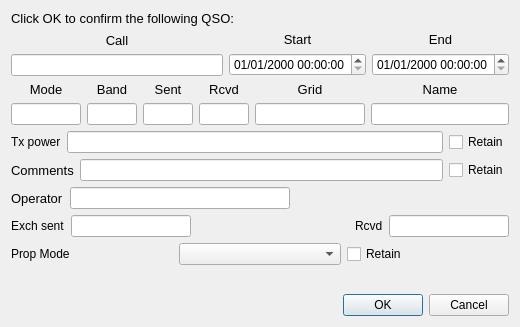
<?xml version="1.0" encoding="UTF-8"?>
<ui version="4.0">
 <class>LogQSO</class>
 <widget class="QDialog" name="LogQSO">
  <property name="geometry">
   <rect>
    <x>0</x>
    <y>0</y>
    <width>520</width>
    <height>327</height>
   </rect>
  </property>
  <property name="sizePolicy">
   <sizepolicy hsizetype="Preferred" vsizetype="Preferred">
    <horstretch>0</horstretch>
    <verstretch>0</verstretch>
   </sizepolicy>
  </property>
  <layout class="QVBoxLayout" name="verticalLayout_5">
   <item>
    <widget class="QLabel" name="label">
     <property name="font">
      <font>
       <pointsize>10</pointsize>
      </font>
     </property>
     <property name="text">
      <string>Click OK to confirm the following QSO:</string>
     </property>
    </widget>
   </item>
   <item>
    <layout class="QHBoxLayout" name="horizontalLayout_2">
     <item>
      <layout class="QVBoxLayout" name="verticalLayout">
       <item>
        <widget class="QLabel" name="lab1">
         <property name="font">
          <font>
           <pointsize>10</pointsize>
          </font>
         </property>
         <property name="text">
          <string>Call</string>
         </property>
         <property name="alignment">
          <set>Qt::AlignCenter</set>
         </property>
         <property name="buddy">
          <cstring>call</cstring>
         </property>
        </widget>
       </item>
       <item>
        <widget class="QLineEdit" name="call"/>
       </item>
      </layout>
     </item>
     <item>
      <layout class="QVBoxLayout" name="verticalLayout_2">
       <item>
        <widget class="QLabel" name="lab2">
         <property name="font">
          <font>
           <pointsize>10</pointsize>
          </font>
         </property>
         <property name="text">
          <string>Start</string>
         </property>
         <property name="alignment">
          <set>Qt::AlignCenter</set>
         </property>
         <property name="buddy">
          <cstring>start_date_time</cstring>
         </property>
        </widget>
       </item>
       <item>
        <widget class="QDateTimeEdit" name="start_date_time">
         <property name="sizePolicy">
          <sizepolicy hsizetype="Maximum" vsizetype="Fixed">
           <horstretch>0</horstretch>
           <verstretch>0</verstretch>
          </sizepolicy>
         </property>
         <property name="displayFormat">
          <string>dd/MM/yyyy HH:mm:ss</string>
         </property>
         <property name="timeSpec">
          <enum>Qt::UTC</enum>
         </property>
        </widget>
       </item>
      </layout>
     </item>
     <item>
      <layout class="QVBoxLayout" name="verticalLayout_3">
       <item>
        <widget class="QLabel" name="lab2_3">
         <property name="font">
          <font>
           <pointsize>10</pointsize>
          </font>
         </property>
         <property name="text">
          <string>End</string>
         </property>
         <property name="alignment">
          <set>Qt::AlignCenter</set>
         </property>
         <property name="buddy">
          <cstring>end_date_time</cstring>
         </property>
        </widget>
       </item>
       <item>
        <widget class="QDateTimeEdit" name="end_date_time">
         <property name="sizePolicy">
          <sizepolicy hsizetype="Maximum" vsizetype="Fixed">
           <horstretch>0</horstretch>
           <verstretch>0</verstretch>
          </sizepolicy>
         </property>
         <property name="displayFormat">
          <string>dd/MM/yyyy HH:mm:ss</string>
         </property>
         <property name="timeSpec">
          <enum>Qt::UTC</enum>
         </property>
        </widget>
       </item>
      </layout>
     </item>
    </layout>
   </item>
   <item>
    <layout class="QHBoxLayout" name="horizontalLayout_4">
     <item>
      <layout class="QVBoxLayout" name="verticalLayout_4">
       <item>
        <widget class="QLabel" name="lab4">
         <property name="font">
          <font>
           <pointsize>10</pointsize>
          </font>
         </property>
         <property name="text">
          <string>Mode</string>
         </property>
         <property name="alignment">
          <set>Qt::AlignCenter</set>
         </property>
         <property name="buddy">
          <cstring>mode</cstring>
         </property>
        </widget>
       </item>
       <item>
        <widget class="QLineEdit" name="mode">
         <property name="maximumSize">
          <size>
           <width>70</width>
           <height>16777215</height>
          </size>
         </property>
        </widget>
       </item>
      </layout>
     </item>
     <item>
      <layout class="QVBoxLayout" name="verticalLayout_6">
       <item>
        <widget class="QLabel" name="lab5">
         <property name="font">
          <font>
           <pointsize>10</pointsize>
          </font>
         </property>
         <property name="text">
          <string>Band</string>
         </property>
         <property name="alignment">
          <set>Qt::AlignCenter</set>
         </property>
         <property name="buddy">
          <cstring>band</cstring>
         </property>
        </widget>
       </item>
       <item>
        <widget class="QLineEdit" name="band">
         <property name="maximumSize">
          <size>
           <width>50</width>
           <height>16777215</height>
          </size>
         </property>
        </widget>
       </item>
      </layout>
     </item>
     <item>
      <layout class="QVBoxLayout" name="verticalLayout_7">
       <item>
        <widget class="QLabel" name="lab6">
         <property name="font">
          <font>
           <pointsize>10</pointsize>
          </font>
         </property>
         <property name="text">
          <string>Sent</string>
         </property>
         <property name="alignment">
          <set>Qt::AlignCenter</set>
         </property>
         <property name="buddy">
          <cstring>sent</cstring>
         </property>
        </widget>
       </item>
       <item>
        <widget class="QLineEdit" name="sent">
         <property name="maximumSize">
          <size>
           <width>50</width>
           <height>16777215</height>
          </size>
         </property>
        </widget>
       </item>
      </layout>
     </item>
     <item>
      <layout class="QVBoxLayout" name="verticalLayout_8">
       <item>
        <widget class="QLabel" name="lab7">
         <property name="font">
          <font>
           <pointsize>10</pointsize>
          </font>
         </property>
         <property name="text">
          <string>Rcvd</string>
         </property>
         <property name="alignment">
          <set>Qt::AlignCenter</set>
         </property>
         <property name="buddy">
          <cstring>rcvd</cstring>
         </property>
        </widget>
       </item>
       <item>
        <widget class="QLineEdit" name="rcvd">
         <property name="maximumSize">
          <size>
           <width>50</width>
           <height>16777215</height>
          </size>
         </property>
        </widget>
       </item>
      </layout>
     </item>
     <item>
      <layout class="QVBoxLayout" name="verticalLayout_9">
       <item>
        <widget class="QLabel" name="lab8">
         <property name="font">
          <font>
           <pointsize>10</pointsize>
          </font>
         </property>
         <property name="text">
          <string>Grid</string>
         </property>
         <property name="alignment">
          <set>Qt::AlignCenter</set>
         </property>
         <property name="buddy">
          <cstring>grid</cstring>
         </property>
        </widget>
       </item>
       <item>
        <widget class="QLineEdit" name="grid">
         <property name="minimumSize">
          <size>
           <width>110</width>
           <height>0</height>
          </size>
         </property>
         <property name="maximumSize">
          <size>
           <width>110</width>
           <height>16777215</height>
          </size>
         </property>
         <property name="text">
          <string/>
         </property>
        </widget>
       </item>
      </layout>
     </item>
     <item>
      <layout class="QVBoxLayout" name="verticalLayout_10">
       <item>
        <widget class="QLabel" name="lab9">
         <property name="enabled">
          <bool>true</bool>
         </property>
         <property name="font">
          <font>
           <pointsize>10</pointsize>
          </font>
         </property>
         <property name="text">
          <string>Name</string>
         </property>
         <property name="alignment">
          <set>Qt::AlignCenter</set>
         </property>
         <property name="buddy">
          <cstring>name</cstring>
         </property>
        </widget>
       </item>
       <item>
        <widget class="QLineEdit" name="name">
         <property name="enabled">
          <bool>true</bool>
         </property>
        </widget>
       </item>
      </layout>
     </item>
    </layout>
   </item>
   <item>
    <layout class="QHBoxLayout" name="horizontalLayout_6">
     <item>
      <widget class="QLabel" name="label_2">
       <property name="text">
        <string>Tx power</string>
       </property>
       <property name="buddy">
        <cstring>txPower</cstring>
       </property>
      </widget>
     </item>
     <item>
      <widget class="QLineEdit" name="txPower"/>
     </item>
     <item>
      <widget class="QCheckBox" name="cbTxPower">
       <property name="text">
        <string>Retain</string>
       </property>
      </widget>
     </item>
    </layout>
   </item>
   <item>
    <layout class="QHBoxLayout" name="horizontalLayout">
     <item>
      <widget class="QLabel" name="lab10">
       <property name="enabled">
        <bool>true</bool>
       </property>
       <property name="font">
        <font>
         <pointsize>10</pointsize>
        </font>
       </property>
       <property name="text">
        <string>Comments</string>
       </property>
       <property name="buddy">
        <cstring>comments</cstring>
       </property>
      </widget>
     </item>
     <item>
      <widget class="QLineEdit" name="comments">
       <property name="enabled">
        <bool>true</bool>
       </property>
      </widget>
     </item>
     <item>
      <widget class="QCheckBox" name="cbComments">
       <property name="text">
        <string>Retain</string>
       </property>
      </widget>
     </item>
    </layout>
   </item>
   <item>
    <layout class="QHBoxLayout" name="horizontalLayout_5">
     <item>
      <widget class="QLabel" name="operatorLabel">
       <property name="font">
        <font>
         <pointsize>10</pointsize>
        </font>
       </property>
       <property name="text">
        <string>Operator</string>
       </property>
       <property name="buddy">
        <cstring>loggedOperator</cstring>
       </property>
      </widget>
     </item>
     <item>
      <widget class="QLineEdit" name="loggedOperator">
       <property name="maximumSize">
        <size>
         <width>300</width>
         <height>16777215</height>
        </size>
       </property>
      </widget>
     </item>
     <item>
      <spacer name="horizontalSpacer">
       <property name="orientation">
        <enum>Qt::Horizontal</enum>
       </property>
       <property name="sizeHint" stdset="0">
        <size>
         <width>40</width>
         <height>20</height>
        </size>
       </property>
      </spacer>
     </item>
    </layout>
   </item>
   <item>
    <layout class="QHBoxLayout" name="horizontalLayout_3">
     <item>
      <widget class="QLabel" name="label_3">
       <property name="text">
        <string>Exch sent</string>
       </property>
       <property name="buddy">
        <cstring>exchSent</cstring>
       </property>
      </widget>
     </item>
     <item>
      <widget class="QLineEdit" name="exchSent">
       <property name="maximumSize">
        <size>
         <width>120</width>
         <height>16777215</height>
        </size>
       </property>
      </widget>
     </item>
     <item>
      <spacer name="horizontalSpacer_2">
       <property name="orientation">
        <enum>Qt::Horizontal</enum>
       </property>
       <property name="sizeHint" stdset="0">
        <size>
         <width>40</width>
         <height>20</height>
        </size>
       </property>
      </spacer>
     </item>
     <item>
      <widget class="QLabel" name="label_4">
       <property name="text">
        <string>Rcvd</string>
       </property>
       <property name="buddy">
        <cstring>exchRcvd</cstring>
       </property>
      </widget>
     </item>
     <item>
      <widget class="QLineEdit" name="exchRcvd">
       <property name="maximumSize">
        <size>
         <width>120</width>
         <height>16777215</height>
        </size>
       </property>
      </widget>
     </item>
    </layout>
   </item>
   <item>
    <layout class="QHBoxLayout" name="horizontalLayout_8" stretch="0,0,0">
     <item>
      <widget class="QLabel" name="label_5">
       <property name="text">
        <string>Prop Mode</string>
       </property>
       <property name="buddy">
        <cstring>comboBoxPropMode</cstring>
       </property>
      </widget>
     </item>
     <item>
      <widget class="QComboBox" name="comboBoxPropMode"/>
     </item>
     <item>
      <widget class="QCheckBox" name="cbPropMode">
       <property name="text">
        <string>Retain</string>
       </property>
      </widget>
     </item>
    </layout>
   </item>
   <item>
    <spacer name="verticalSpacer">
     <property name="orientation">
      <enum>Qt::Vertical</enum>
     </property>
     <property name="sizeHint" stdset="0">
      <size>
       <width>20</width>
       <height>0</height>
      </size>
     </property>
    </spacer>
   </item>
   <item>
    <widget class="QDialogButtonBox" name="buttonBox">
     <property name="orientation">
      <enum>Qt::Horizontal</enum>
     </property>
     <property name="standardButtons">
      <set>QDialogButtonBox::Cancel|QDialogButtonBox::Ok</set>
     </property>
    </widget>
   </item>
  </layout>
 </widget>
 <tabstops>
  <tabstop>call</tabstop>
  <tabstop>start_date_time</tabstop>
  <tabstop>end_date_time</tabstop>
  <tabstop>mode</tabstop>
  <tabstop>band</tabstop>
  <tabstop>sent</tabstop>
  <tabstop>rcvd</tabstop>
  <tabstop>grid</tabstop>
  <tabstop>name</tabstop>
  <tabstop>txPower</tabstop>
  <tabstop>cbTxPower</tabstop>
  <tabstop>comments</tabstop>
  <tabstop>cbComments</tabstop>
  <tabstop>loggedOperator</tabstop>
  <tabstop>exchSent</tabstop>
  <tabstop>exchRcvd</tabstop>
  <tabstop>comboBoxPropMode</tabstop>
  <tabstop>cbPropMode</tabstop>
 </tabstops>
 <resources/>
 <connections>
  <connection>
   <sender>buttonBox</sender>
   <signal>accepted()</signal>
   <receiver>LogQSO</receiver>
   <slot>accept()</slot>
   <hints>
    <hint type="sourcelabel">
     <x>248</x>
     <y>254</y>
    </hint>
    <hint type="destinationlabel">
     <x>157</x>
     <y>274</y>
    </hint>
   </hints>
  </connection>
  <connection>
   <sender>buttonBox</sender>
   <signal>rejected()</signal>
   <receiver>LogQSO</receiver>
   <slot>reject()</slot>
   <hints>
    <hint type="sourcelabel">
     <x>316</x>
     <y>260</y>
    </hint>
    <hint type="destinationlabel">
     <x>286</x>
     <y>274</y>
    </hint>
   </hints>
  </connection>
 </connections>
</ui>
